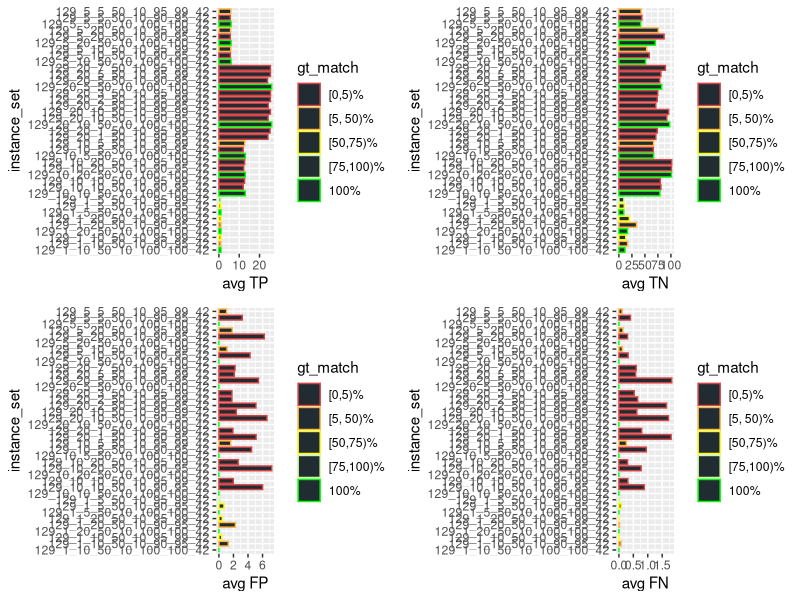
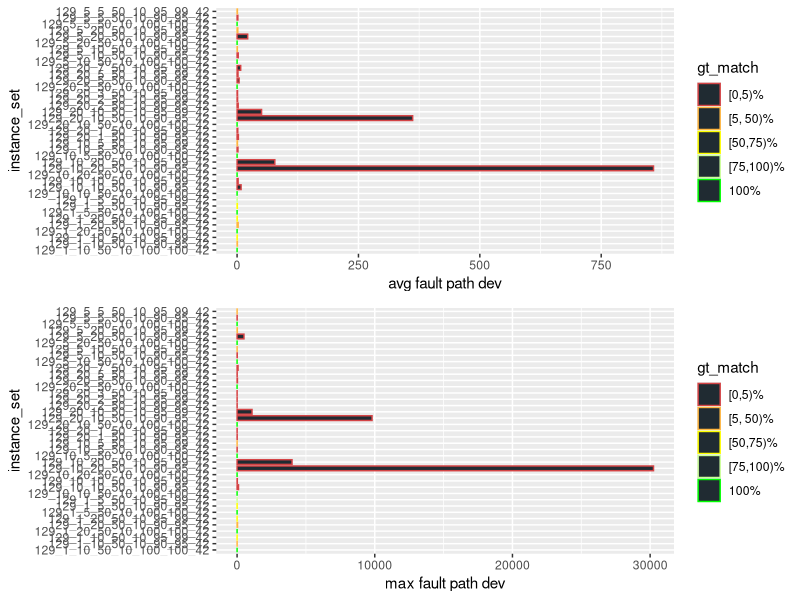
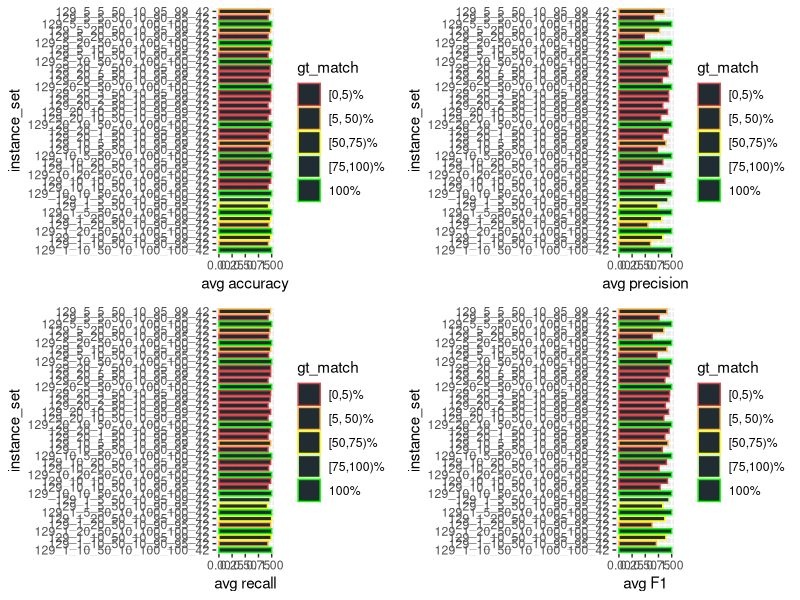
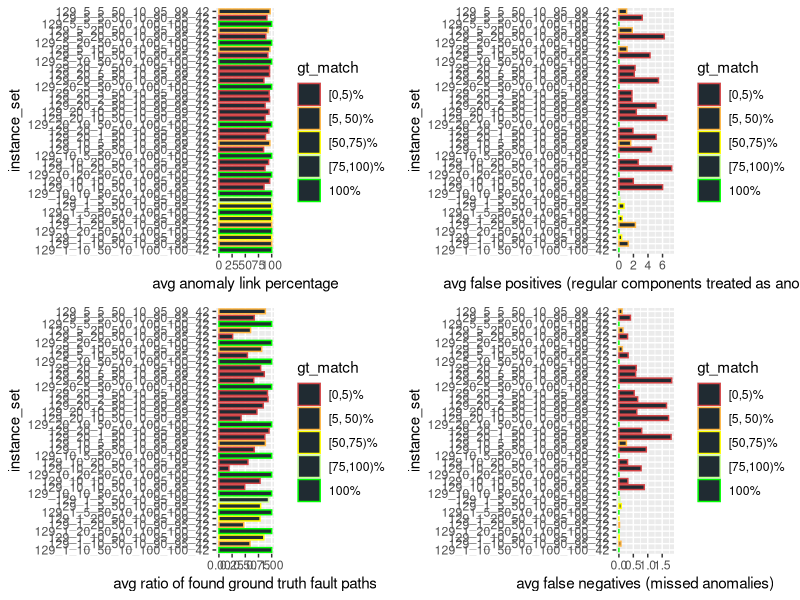
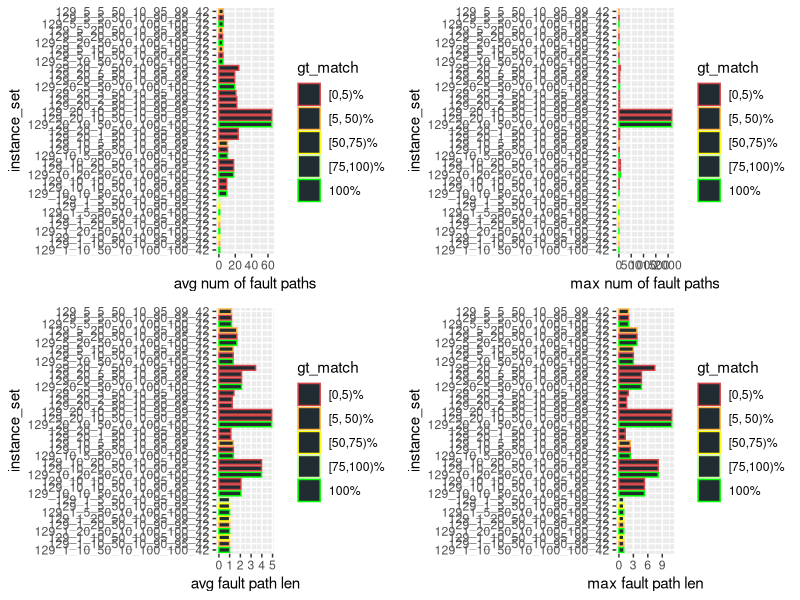
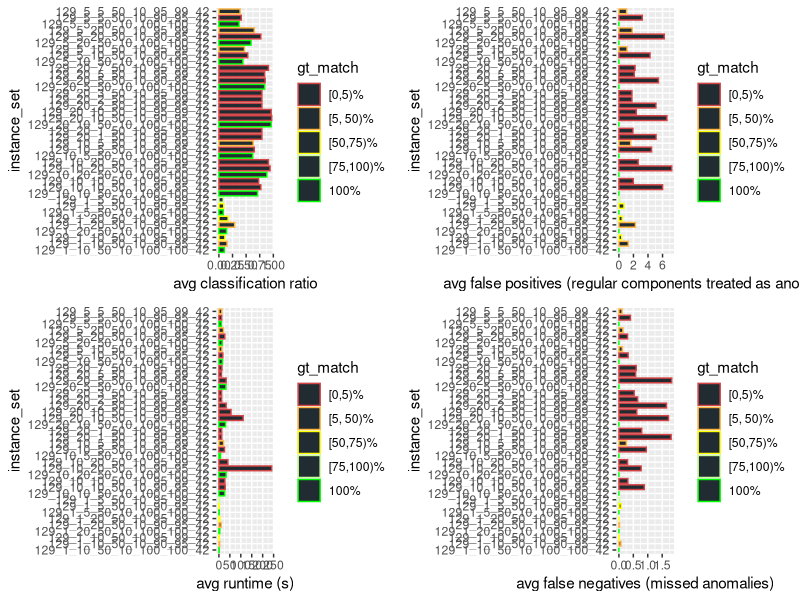
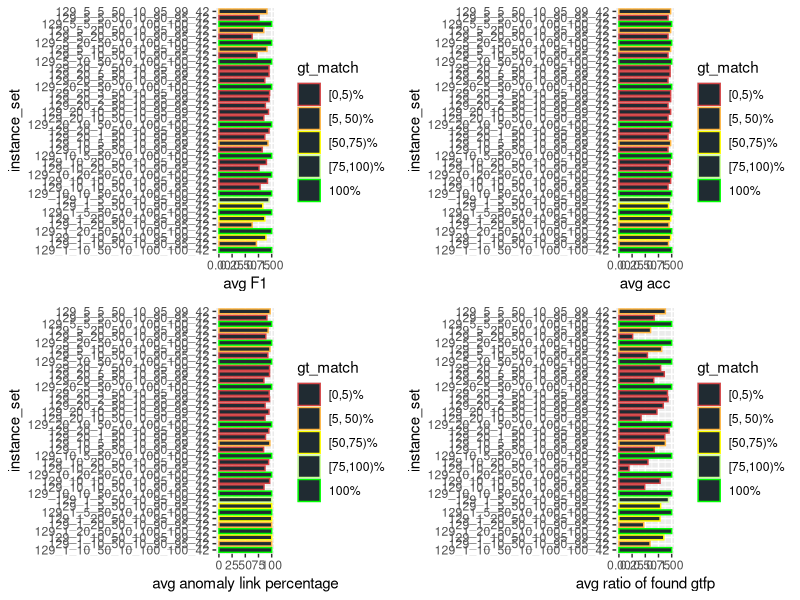
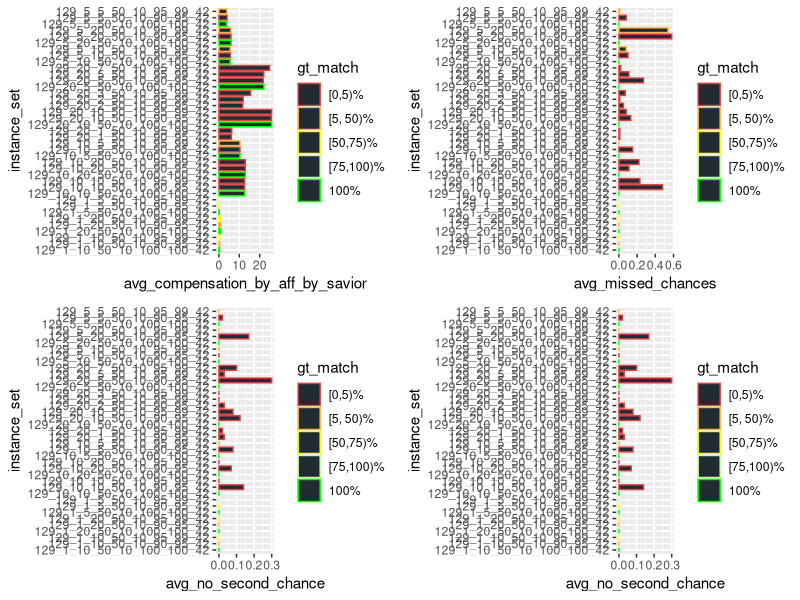

Recreate these plots in R, in order.
library(ggplot2)
library(gridExtra)

BAR_COLOR <- c(rgb(32, 43, 50, maxColorValue = 255))
BAR_DEF <- geom_bar(stat = "identity", fill = BAR_COLOR, width = 0.75)
COLOR_VALS <- c("#d44345", "#ffb641", "#ffff00", "#ccff99", "#00ff00")

gen_multi_plot_four <- function(
        pp1, pp2, pp3, pp4, y, x1, x2, x3, x4, filename
    ) {
    fpp1 <- pp1 + BAR_DEF + coord_flip() + xlab(y) + ylab(x1) + scale_color_manual(values = color_mapping)
    fpp2 <- pp2 + BAR_DEF + coord_flip() + xlab(y) + ylab(x2) + scale_color_manual(values = color_mapping)
    fpp3 <- pp3 + BAR_DEF + coord_flip() + xlab(y) + ylab(x3) + scale_color_manual(values = color_mapping)
    fpp4 <- pp4 + BAR_DEF + coord_flip() + xlab(y) + ylab(x4) + scale_color_manual(values = color_mapping)
    combined_plot <- grid.arrange(fpp1, fpp2, fpp3, fpp4, ncol = 2)
    ggsave(combined_plot, file = filename, width = 12, height = 6)
}

gen_multi_plot_two <- function(pp1, pp2, y, x1, x2, filename) {
    fpp1 <- pp1 + BAR_DEF + coord_flip() + xlab(y) + ylab(x1) + scale_color_manual(values = color_mapping)
    fpp2 <- pp2 + BAR_DEF + coord_flip() + xlab(y) + ylab(x2) + scale_color_manual(values = color_mapping)
    combined_plot <- grid.arrange(fpp1, fpp2, ncol = 1)
    ggsave(combined_plot, file = filename, width = 12, height = 6)
}

input <- read.csv(file = "cumulative_res.csv", header = TRUE, sep = ",", check.name = FALSE)

# instead of the percentage value factor(gt_match_perc) for which I'd need 100
# colors, I only want to color / group them into 5 groups
LABELS <- c("[0,5)%", "[5, 50)%", "[50,75)%", "[75,100)%", "100%")
color_mapping <- setNames(COLOR_VALS, LABELS)

input$gt_match <- cut(
    input$gt_match_perc,
    breaks = c(0, 5, 50, 75, 100, Inf),
    labels = LABELS,
    include.lowest = TRUE,
    right = FALSE
)

p1 <- ggplot(
    data = input, aes_string(
        x = "instance_set", y = "avg_tp", color = "gt_match", group = "gt_match"
    )
)

p2 <- ggplot(
    data = input, aes_string(
        x = "instance_set", y = "avg_tn", color = "gt_match", group = "gt_match"
    )
)

p3 <- ggplot(
    data = input, aes_string(
        x = "instance_set", y = "avg_fp", color = "gt_match", group = "gt_match"
    )
)

p4 <- ggplot(
    data = input, aes_string(
        x = "instance_set", y = "avg_fn", color = "gt_match", group = "gt_match"
    )
)

# confusion matrix multiplot
gen_multi_plot_four(p1, p2, p3, p4, "instance_set", "avg TP", "avg TN", "avg FP", "avg FN", "confusion_matrix.png")

p1 <- ggplot(
    data = input, aes_string(
        x = "instance_set", y = "fp_dev_mean", color = "gt_match", group = "gt_match"
    )
)

p2 <- ggplot(
    data = input, aes_string(
        x = "instance_set", y = "fp_dev_max", color = "gt_match", group = "gt_match"
    )
)

# fault path dev multiplot
gen_multi_plot_two(p1, p2, "instance_set", "avg fault path dev", "max fault path dev", "fault_path_dev.png")

p1 <- ggplot(
    data = input, aes_string(
        x = "instance_set", y = "avg_acc", color = "gt_match", group = "gt_match"
    )
)

p2 <- ggplot(
    data = input, aes_string(
        x = "instance_set", y = "avg_prec", color = "gt_match", group = "gt_match"
    )
)

p3 <- ggplot(
    data = input, aes_string(
        x = "instance_set", y = "avg_rec", color = "gt_match", group = "gt_match"
    )
)

p4 <- ggplot(
    data = input, aes_string(
        x = "instance_set", y = "avg_f1", color = "gt_match", group = "gt_match"
    )
)

# common eval metrics
gen_multi_plot_four(p1, p2, p3, p4, "instance_set", "avg accuracy", "avg precision", "avg recall", "avg F1", "eval_metrics.png")

p1 <- ggplot(
    data = input, aes_string(
        x = "instance_set", y = "avg_ano_link_perc", color = "gt_match", group = "gt_match"
    )
)

p2 <- ggplot(
    data = input, aes_string(
        x = "instance_set", y = "avg_fp", color = "gt_match", group = "gt_match"
    )
)

p3 <- ggplot(
    data = input, aes_string(
        x = "instance_set", y = "avg_ratio_of_found_gtfp", color = "gt_match", group = "gt_match"
    )
)

p4 <- ggplot(
    data = input, aes_string(
        x = "instance_set", y = "avg_fn", color = "gt_match", group = "gt_match"
    )
)

# ground truth analysis
gen_multi_plot_four(
    p1, p2, p3, p4,
    "instance_set",
    "avg anomaly link percentage",
    "avg false positives (regular components treated as anomalies)",
    "avg ratio of found ground truth fault paths",
    "avg false negatives (missed anomalies)",
    "gt_analysis.png"
)

p1 <- ggplot(
    data = input, aes_string(
        x = "instance_set", y = "avg_num_fault_paths", color = "gt_match", group = "gt_match"
    )
)

p2 <- ggplot(
    data = input, aes_string(
        x = "instance_set", y = "max_num_fault_paths", color = "gt_match", group = "gt_match"
    )
)

p3 <- ggplot(
    data = input, aes_string(
        x = "instance_set", y = "avg_fault_path_len", color = "gt_match", group = "gt_match"
    )
)

p4 <- ggplot(
    data = input, aes_string(
        x = "instance_set", y = "max_fault_path_len", color = "gt_match", group = "gt_match"
    )
)

# fault path plot
gen_multi_plot_four(p1, p2, p3, p4, "instance_set", "avg num of fault paths", "max num of fault paths", "avg fault path len", "max fault path len", "fault_paths.png")


p1 <- ggplot(
    data = input, aes_string(
        x = "instance_set", y = "avg_classification_ratio", color = "gt_match", group = "gt_match"
    )
)

p2 <- ggplot(
    data = input, aes_string(
        x = "instance_set", y = "avg_fp", color = "gt_match", group = "gt_match"
    )
)

p3 <- ggplot(
    data = input, aes_string(
        x = "instance_set", y = "`avg_runtime (s)`", color = "gt_match", group = "gt_match"
    )
)

p4 <- ggplot(
    data = input, aes_string(
        x = "instance_set", y = "avg_fn", color = "gt_match", group = "gt_match"
    )
)

# classification ratio, etc.
gen_multi_plot_four(
    p1, p2, p3, p4,
    "instance_set",
    "avg classification ratio",
    "avg false positives (regular components treated as anomalies)",
    "avg runtime (s)",
    "avg false negatives (missed anomalies)",
    "classification_ratio.png"
)

# visualize compensation capability

p1 <- ggplot(
    data = input, aes_string(
        x = "instance_set", y = "avg_f1", color = "gt_match", group = "gt_match"
    )
)

p2 <- ggplot(
    data = input, aes_string(
        x = "instance_set", y = "avg_acc", color = "gt_match", group = "gt_match"
    )
)

p3 <- ggplot(
    data = input, aes_string(
        x = "instance_set", y = "avg_ano_link_perc", color = "gt_match", group = "gt_match"
    )
)

p4 <- ggplot(
    data = input, aes_string(
        x = "instance_set", y = "avg_ratio_of_found_gtfp", color = "gt_match", group = "gt_match"
    )
)

gen_multi_plot_four(
    p1, p2, p3, p4,
    "instance_set",
    "avg F1",
    "avg acc",
    "avg anomaly link percentage",
    "avg ratio of found gtfp",
    "compensation.png"
)

# visualize actual compensation (!) and missed chances

p1 <- ggplot(
    data = input, aes_string(
        x = "instance_set", y = "avg_compensation_by_aff_by_savior", color = "gt_match", group = "gt_match"
    )
)

p2 <- ggplot(
    data = input, aes_string(
        x = "instance_set", y = "avg_missed_chances", color = "gt_match", group = "gt_match"
    )
)

p3 <- ggplot(
    data = input, aes_string(
        x = "instance_set", y = "avg_no_second_chance", color = "gt_match", group = "gt_match"
    )
)

p4 <- ggplot(
    data = input, aes_string(
        x = "instance_set", y = "avg_no_second_chance", color = "gt_match", group = "gt_match"
    )
)

gen_multi_plot_four(
    p1, p2, p3, p4,
    "instance_set", # x
    "avg_compensation_by_aff_by_savior", # y1
    "avg_missed_chances", # y2
    "avg_no_second_chance", # y3
    "avg_no_second_chance", # y3
    "compensation_metrics.png"
)

# visualize "best of" plots

p1 <- ggplot(
    data = input, aes_string(
        x = "instance_set", y = "avg_classification_ratio", color = "gt_match", group = "gt_match"
    )
)

p2 <- ggplot(
    data = input, aes_string(
        x = "instance_set", y = "avg_ano_link_perc", color = "gt_match", group = "gt_match"
    )
)

p3 <- ggplot(
    data = input, aes_string(
        x = "instance_set", y = "avg_ratio_of_found_gtfp", color = "gt_match", group = "gt_match"
    )
)

p4 <- ggplot(
    data = input, aes_string(
        x = "instance_set", y = "fp_dev_mean", color = "gt_match", group = "gt_match"
    )
)

gen_multi_plot_four(
    p1, p2, p3, p4,
    "instance_set", # x
    "avg_classification_ratio", # y1
    "avg_ano_link_perc", # y2
    "avg_ratio_of_found_gtfp", # y3
    "fp_dev_mean", # y3
    "bestof.png"
)
